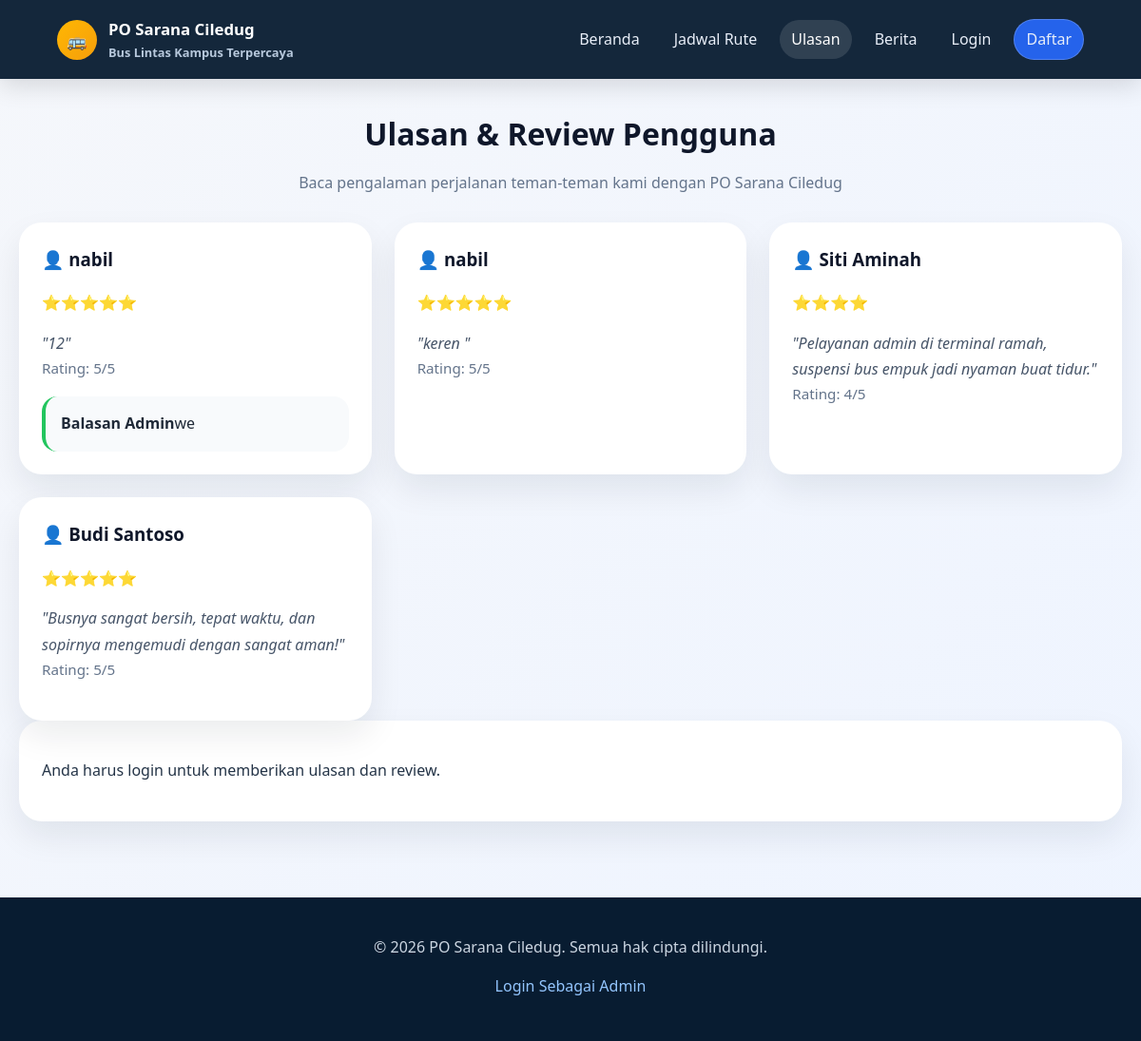
The app's page /testimoni.php with its own data.
### tables this page shows
CREATE TABLE `tabel_testimoni` (
  `id_testi` int(11) NOT NULL,
  `nama_user` varchar(100) NOT NULL,
  `komentar` text NOT NULL,
  `rating` int(11) NOT NULL,
  `tgl` date DEFAULT NULL,
  `status` varchar(20) NOT NULL DEFAULT 'aktif',
  `balasan_admin` text DEFAULT NULL
);

### testimoni.php (the view, shortened to what this page needs)
<?php
include 'koneksi/koneksi.php';
?>
<!DOCTYPE html>
<html lang="id">
<head>
    <link rel="stylesheet" href="css/style.css?v=20260701">
</head>
<body>
    <?php include 'komponen/header.php'; ?>
    <main class="page-main">
        <section class="page-header">
            <h1>Ulasan & Review Pengguna</h1>
            <p>Baca pengalaman perjalanan teman-teman kami dengan PO Sarana Ciledug</p>
        </section>
        <section class="card-grid testimonials-grid">
            <?php
            $query = mysqli_query($koneksi, "SELECT * FROM tabel_testimoni WHERE status='Aktif' OR status IS NULL OR status='' ORDER BY id_testi DESC");
            if ($query && mysqli_num_rows($query) > 0) {
                while($testi = mysqli_fetch_array($query)) {
                    echo "<article class='testimonial-card'>";
                    echo "<h3>👤 " . htmlspecialchars($testi['nama_user']) . "</h3>";
                    echo "<div class='star-rating'>";
                    for ($i = 0; $i < $testi['rating']; $i++) {
                        echo "⭐";
                    }
                    echo "</div>";
                    echo "<p class='testimonial-comment'>\"" . htmlspecialchars($testi['komentar']) . "\"</p>";
                    echo "<div class='testimonial-date'>Rating: " . (int)$testi['rating'] . "/5</div>";
                    if (!empty($testi['balasan_admin'])) {
                        echo "<div class='admin-reply'><strong>Balasan Admin</strong>" . htmlspecialchars($testi['balasan_admin']) . "</div>";
                    }
                    echo "</article>";
                }
            } else {
                echo "<div class='empty-state' style='grid-column: 1/-1;'>Belum ada ulasan. Jadilah yang pertama memberikan review! 🎉</div>";
            }
            ?>
        </section>
        <?php if (isset($_SESSION['pelanggan_login'])) : ?>
            <section class="form-container" id="form-review">
                <h3>Tulis Ulasan Anda</h3>
                <form action="proses_testimoni.php" method="POST">
                    <div class="form-group">
                        <label for="nama_user">Nama Lengkap</label>
                        <input type="text" id="nama_user" name="nama_user" value="<?= htmlspecialchars($_SESSION['nama_pelanggan'] ?? '') ?>" required>
                    </div>
                    <div class="form-group">
                        <label for="komentar">Ulasan / Komentar</label>
                        <textarea id="komentar" name="komentar" placeholder="Ceritakan pengalaman perjalanan Anda..." required></textarea>
                    </div>
                    <div class="form-group">
                        <label for="rating">Beri Rating Bintang</label>
                        <select id="rating" name="rating" required>
                            <option value="">-- Pilih Rating --</option>
                            <option value="5">⭐⭐⭐⭐⭐ Sangat Memuaskan (5/5)</option>
                            <option value="4">⭐⭐⭐⭐ Memuaskan (4/5)</option>
                            <option value="3">⭐⭐⭐ Cukup (3/5)</option>
                            <option value="2">⭐⭐ Kurang Memuaskan (2/5)</option>
                            <option value="1">⭐ Tidak Memuaskan (1/5)</option>
                        </select>
                    </div>
                    <button type="submit" class="btn-submit">Kirim Ulasan</button>
                </form>
            </section>
        <?php else : ?>
            <section class="section-block">
                <p>Anda harus <a href="login_user.php">login</a> untuk memberikan ulasan dan review.</p>
            </section>
        <?php endif; ?>
    </main>
    <?php include 'komponen/footer.php'; ?>
</body>
</html>

### css/style.css (style rules this page uses)
* { box-sizing: border-box; }
body { margin: 0; font-family: 'Segoe UI', Arial, sans-serif; background: linear-gradient(135deg, #f5f7fb 0%, #eef4ff 100%); color: #243447; line-height: 1.6; }
a { text-decoration: none; color: inherit; }
.page-main { max-width: 1200px; margin: 0 auto; padding: 32px 20px 48px; }
.page-header { text-align: center; margin-bottom: 28px; }
.page-header h1 { margin: 0; font-size: clamp(2rem, 2.5vw, 2.6rem); color: #0f172a; }
.page-header p { margin: 12px auto 0; max-width: 760px; color: #64748b; font-size: 1rem; line-height: 1.7; }
.card-grid { display: grid; grid-template-columns: repeat(auto-fit, minmax(300px, 1fr)); gap: 24px; }
.news-card, .testimonial-card, .about-card, .form-container, .section-block { background: white; border-radius: 24px; padding: 24px; box-shadow: 0 16px 35px rgba(15, 23, 42, 0.08); }
.news-card h3, .testimonial-card h3, .about-card h2, .form-container h3 { margin-top: 0; color: #0f172a; }
.news-card p, .testimonial-card p, .about-card p { color: #475569; line-height: 1.7; margin-bottom: 0; }
.news-date, .testimonial-date { font-size: 0.95rem; color: #64748b; margin-bottom: 18px; }
.star-rating { margin-bottom: 14px; color: #f59e0b; font-size: 1rem; }
.testimonial-comment { margin-bottom: 18px; font-style: italic; }
.admin-reply { margin-top: 16px; padding: 16px; background: #f8fafc; border-left: 4px solid #22c55e; border-radius: 16px; color: #1f2937; }

### records on screen
tabel_testimoni: nama_user "nabil", komentar "12", rating "5", balasan_admin "we"
tabel_testimoni: nama_user "nabil", komentar "keren", rating "5"
tabel_testimoni: nama_user "Siti Aminah", komentar "Pelayanan admin di terminal ramah, suspensi bus empuk jadi nyaman buat tidur.", rating "4"
tabel_testimoni: nama_user "Budi Santoso", komentar "Busnya sangat bersih, tepat waktu, dan sopirnya mengemudi dengan sangat aman!", rating "5"
